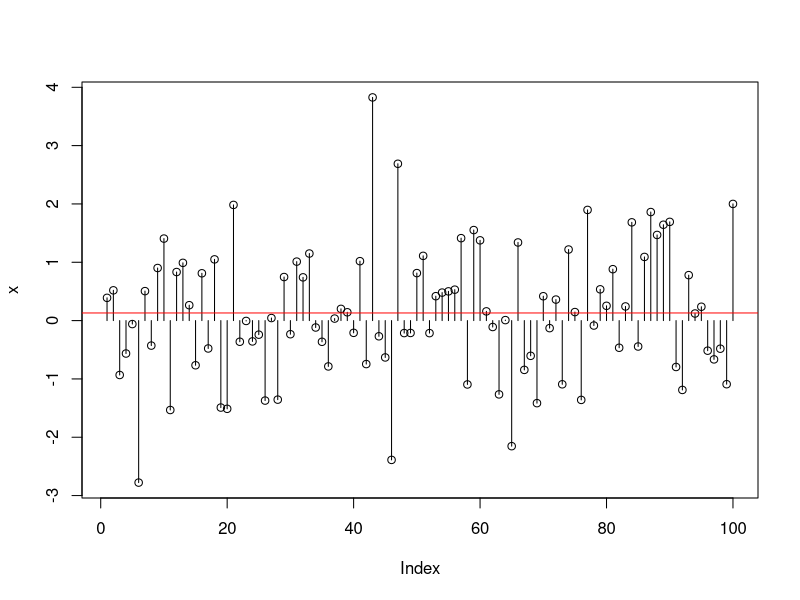
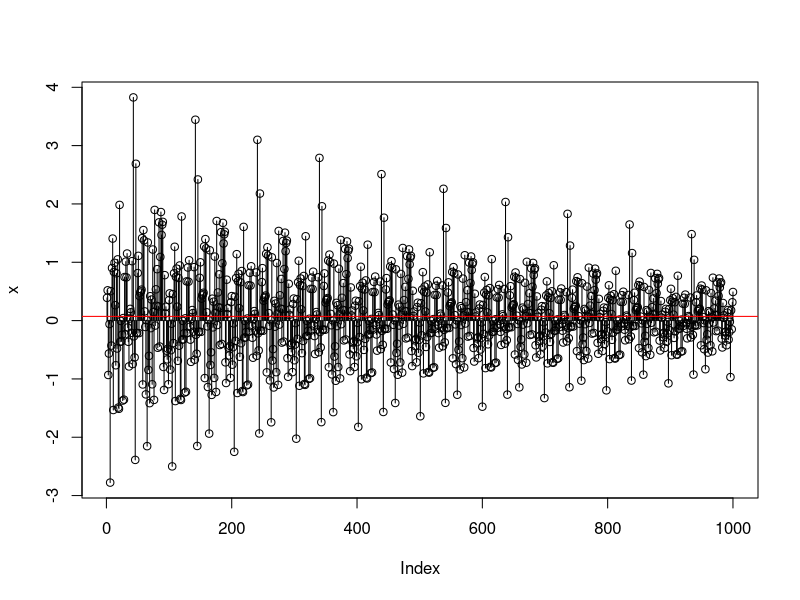
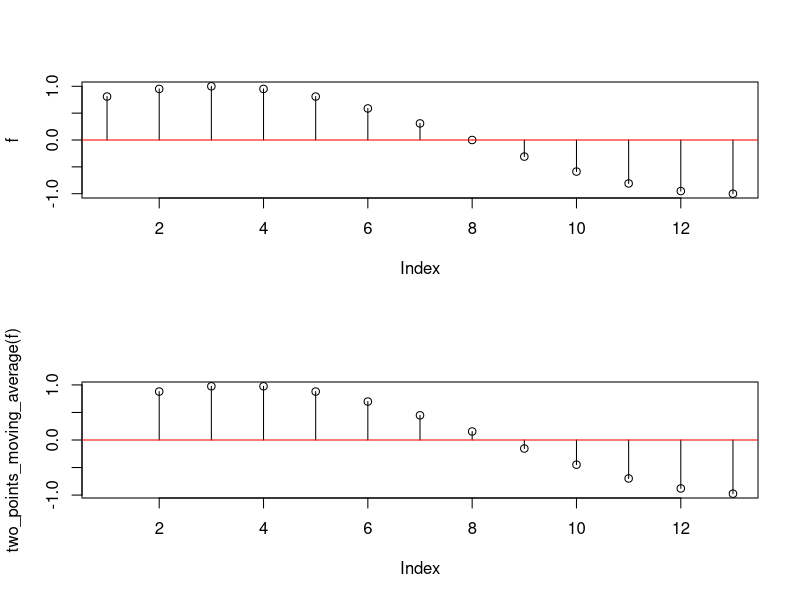
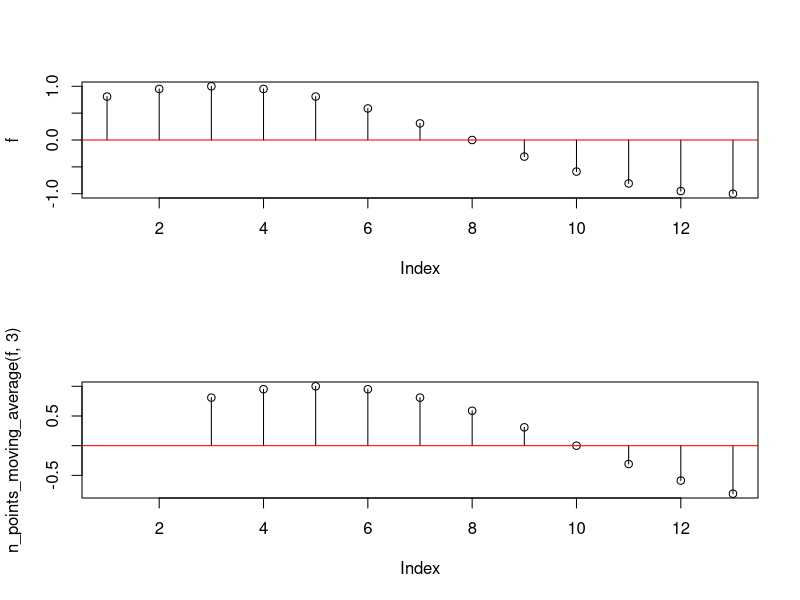
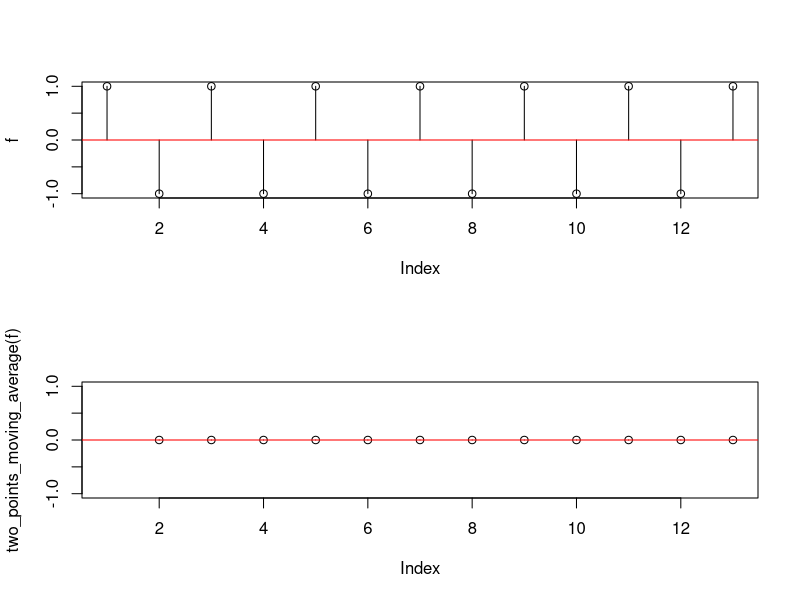
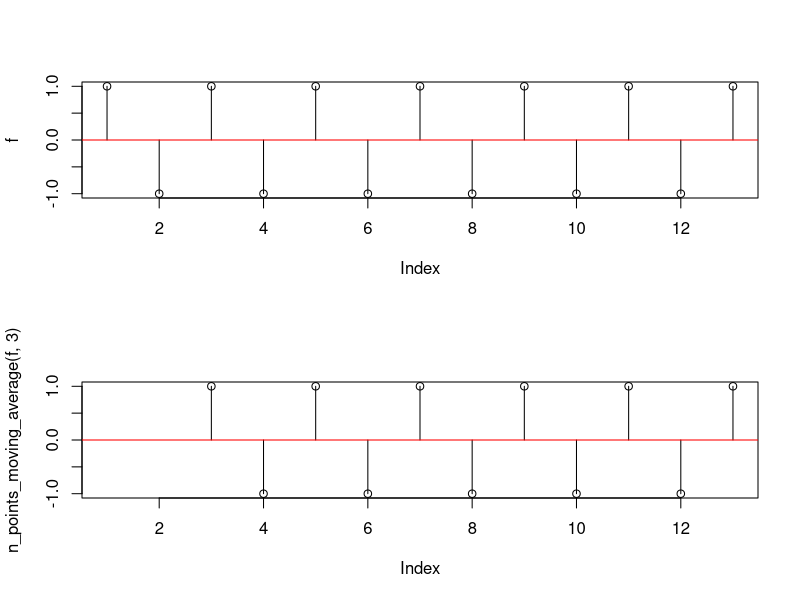

Here is the R script that generated these plots, in order: (Note: this script raises an error after producing the figures.)

########################################################################
# The Karplus-Strong Algorithm
# Coursera clas DSP (Digital Signal Processing)
# by: Angelo Nardone
########################################################################




# Let's explore the R code implementing the equation
# y[n]= \alpha y[n-M]+x[n],
#
# where x[n] is the input signal, M is the delay, and α is the decay. 
# We assume that the value of the delay M is equal to the length of the input signal x. 
# In words, it is like filling the delay buffer and then recursively going over it. 
# Additionally, we set the length of the output to be a multiple of the delay M (i.e., of the length of the input signal). 
# This is controlled by the argument D, so that the output length is D∗M.

ks_loop <- function(x,alpha,D)
{
    if (D <= 0) stop ("D has to be bigger than 0 (cero)")
    if (length(x)<=1) stop("x should be a secuence of data biger than 1")
    
    M <- length(x)
    size_y <- D * M
    y <- x
    
    for (i in M:size_y)
    {
        # we add the 1 because in R the vectors starts with the index 1
        y[i] <- alpha * y[i-M +1]
    }
    return(y)
}

plot_dsp_style <- function(x)
{
    plot(x,type="h")
    points(x,type="p")
    abline(h=mean(x),col="red")
}

x <-rnorm(100)
# plot random data
plot_dsp_style(x)
# apply ks_loop algorithm
ks <- ks_loop(x, .9, 10)
# plot the KS applied to the random generated data
plot_dsp_style(ks)


# Two points moving average
two_points_moving_average <- function(x)
{
    y <- c()
    for ( i in 2:length(x))
    {
        y[i] <- (x[i] + x[i-1] ) / 2
    }
    return(y)
}

n_points_moving_average <- function(x,n=2)
{
    y <- c()
    for ( i in n:length(x))
    {
        y[i] <- mean(x[i:i-n+1])
    }
    return(y)
}

plot_2_functions <- function(f)
{

    par(mfrow = c(2, 1))
    plot(f,type="h")
    points(f,type="p")
    abline(h=0,col="red")
    
    plot(two_points_moving_average(f),type="h")
    points(two_points_moving_average(f),type="p")
    abline(h=0,col="red")
}

plot_n_functions <- function(f)
{
    
    par(mfrow = c(2, 1))
    plot(f,type="h")
    points(f,type="p")
    abline(h=0,col="red")
    
    plot(n_points_moving_average(f,3),type="h")
    points(n_points_moving_average(f,3),type="p")
    abline(h=0,col="red")
}

t <- -2:10
f <- cos(pi/10*t)
plot_2_functions(f)
plot_n_functions(f)

f <- cos(pi*t)
plot_2_functions(f)
plot_n_functions(f)


# Example of opening chord of Hard day's night
# Notes D2, D3, F3, G3, F4, A4, C5, G5
F0 <- 440*c((-31/12)^2,(-19/12)^2, (-16/12)^2, (-14/12)^2, (-4/12)^2, 1, (3/12)^2, (10/12)^2)
gain <- c(1.2, 3.0, 1.0, 2.2, 1.0, 1.0, 1.0, 3.5)
duration <- 4
alpha <- 0.9785
Fs <- 48000
# Number of samples in the chord
nbsample_chord <- Fs * duration
# This is used to correct alpha later, so that all the notes decay together
# (with the same decay rate)
first_duration = ceiling(nbsample_chord/Fs/F0[0])

for (i in 1:lenth(F0))
{
    current_M <- Fs/F0[i]
    current_duration <- ceiling(nbsample_chord/current_M)
    # Correct current alpha so that all the notes decay together (with the
    # same decay rate)
    current_alpha <- (first_duration/current_duration)^alpha
    if (i == 1+1) {current_alpha = 0.8^current_alpha}
    
}


